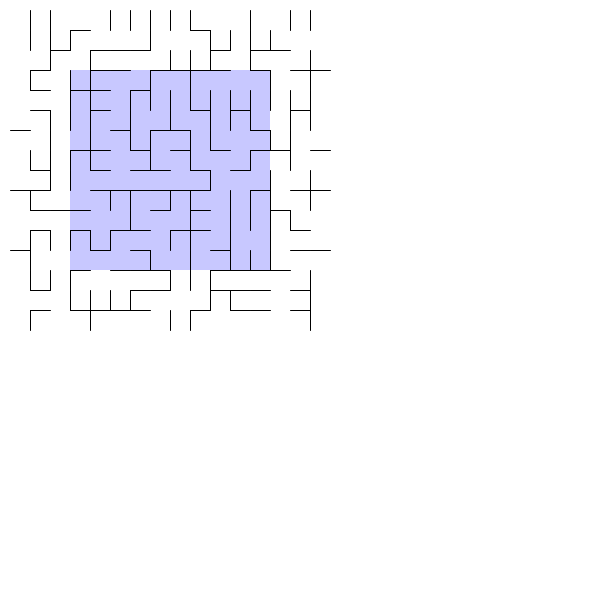
Frame 1 (no input)
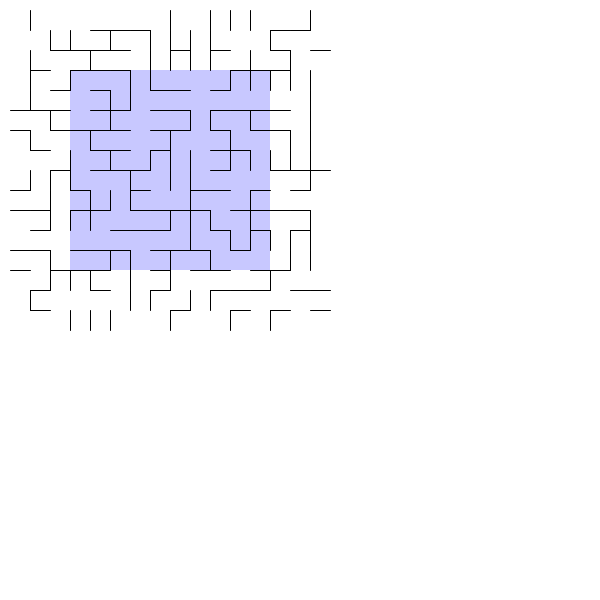
Frame 60 (the mouse pressed at the canvas centre just before this capture)
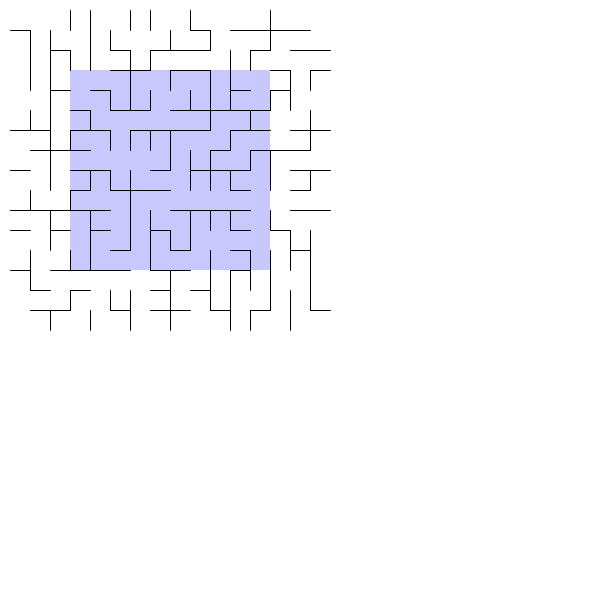
Frame 120 (the mouse held since frame 60 and released just before this capture)

The Processing sketch that drew these frames (run headless with seeded random() and noise(); from frame 60 on, the mouse is pressed at the canvas centre):

// Processing sketch: InfiniteMaze4
// ── InfiniteMaze4.pde
import java.util.Random;
import java.util.Collections;
final long seed = 112l;
Random rand = new Random(seed);
final int BIG_MAZE = 16;
final int SMALL_MAZE = 10;
final int CELL_SIZE = 20;
final int OFFSET = (BIG_MAZE - SMALL_MAZE)/2;
int[][] cells = new int[BIG_MAZE][BIG_MAZE];
//int[][] cells2 = new int[BIG_MAZE][BIG_MAZE];
boolean[][] hwalls = new boolean[BIG_MAZE][BIG_MAZE];
boolean[][] hwalls2 = new boolean[BIG_MAZE][BIG_MAZE];
boolean[][] vwalls = new boolean[BIG_MAZE][BIG_MAZE];
boolean[][] vwalls2 = new boolean[BIG_MAZE][BIG_MAZE];

//True is no wall present
//False is wall present
ArrayList<Integer> walls = new ArrayList<Integer>(BIG_MAZE*(BIG_MAZE-1)*2);
//even numbers are horizontal walls, odd numbers are vertical
//divide by two and then use the number to find the cells 
//and wall in the array
//every cell has the same indexes as the wall to the right and the wall below
enum Direction {
  DOWN(0, 1), UP(0, -1), LEFT(-1, 0), RIGHT(1, 0);
  final int x;
  final int y;
  private Direction(int x_, int y_) {
    x = x_;
    y = y_;
  }
}
void setup() {
  frameRate(10);
  for (int x = 0; x < BIG_MAZE; x++) {
    for (int y = 0; y < BIG_MAZE; y++) {
      cells[x][y] = x+y*BIG_MAZE;
    }
  }
  for (int x = 0; x < BIG_MAZE; x++) {
    for (int y = 0; y < BIG_MAZE; y++) {
      hwalls[x][y] = false;
      if (y < BIG_MAZE-1) {
        walls.add((y*BIG_MAZE+x) * 2);
      }
      vwalls[x][y] = false;
      if (x < BIG_MAZE-1) {
        walls.add((y*BIG_MAZE+x) * 2+1 );
      }
    }
  }
  //print(walls.size());
  Collections.shuffle(walls, rand);
  for (int i = 0; i < walls.size(); i++) {
    int x = getX(walls.get(i));
    int y = getY(walls.get(i));
    if ((walls.get(i) & 1) == 0) {
      if (!sameSet(x, y, x, y+1)) {
        hwalls[getX(walls.get(i))][getY(walls.get(i))] = true;
        join(x, y, x, y+1);
      }
    } else {
      if (!sameSet(x, y, x+1, y)) {
        vwalls[getX(walls.get(i))][getY(walls.get(i))] = true;
        join(x, y, x+1, y);
      }
    }
  }
  walls.clear();
  for (int x = 0; x < BIG_MAZE; x++) {
    for (int y = 0; y < OFFSET; y++) {

      walls.add((x+y*BIG_MAZE)*2);
      if (x < BIG_MAZE-1) {
        walls.add((x+y*BIG_MAZE)*2+1);
      }
    }
  }
  for (int x = 0; x < BIG_MAZE; x++) {
    for (int y = OFFSET+SMALL_MAZE; y < BIG_MAZE; y++) {
      if (y < BIG_MAZE-1) {
        walls.add((x+y*BIG_MAZE)*2);
      }
      if (x < BIG_MAZE-1) {
        walls.add((x+y*BIG_MAZE)*2+1);
      }
    }
  }
  for (int x = 0; x < OFFSET; x++) {
    for (int y = OFFSET; y < OFFSET+SMALL_MAZE; y++) {
      walls.add((x+y*BIG_MAZE)*2);
      walls.add((x+y*BIG_MAZE)*2+1);
    }
  }
  for (int x = OFFSET+SMALL_MAZE; x < BIG_MAZE; x++) {
    for (int y = OFFSET; y < OFFSET+SMALL_MAZE; y++) {
      walls.add((x+y*BIG_MAZE)*2);
      if (x < BIG_MAZE-1) {
        walls.add((x+y*BIG_MAZE)*2+1);
      }
    }
  }
  print(OFFSET);
  size(600, 600);
  noFill();
}
//int i = 0;
void draw() {

  background(255);
  //for (int i = 0; i < walls.size(); i++) {
  //  if ((walls.get(i) & 1) == 0) {
  //    hwalls[getX(walls.get(i))][getY(walls.get(i))] = (random(1)>0.5);
  //  } else {
  //    vwalls[getX(walls.get(i))][getY(walls.get(i))] = (random(1)>0.5);
  //  }
  //}
  //reset();
  displaybig();
  move(Direction.DOWN);
}
void displaybig() {
  translate(10, 10);
  noStroke();
  fill(200, 200, 255);
  square(OFFSET*CELL_SIZE, OFFSET*CELL_SIZE, SMALL_MAZE*CELL_SIZE);
  stroke(0);
  noFill();
  //square(0, 0, BIG_MAZE*CELL_SIZE);
  for (int x = 0; x < BIG_MAZE; x++) {
    for (int y = 0; y < BIG_MAZE-1; y++) {
      //debug
      //colorMode(HSB, 100);
      //getRoot(x, y);
      //fill((cells[x][y]*2)%100, 100, 100);
      //noStroke();
      //square(x*CELL_SIZE+1, y*CELL_SIZE+1, CELL_SIZE);
      //stroke(0);
      //noFill();
      //colorMode(RGB, 255);
      //debug
      if (!hwalls[x][y]) {
        line(x*CELL_SIZE, y*CELL_SIZE+CELL_SIZE, x * CELL_SIZE+CELL_SIZE, y*CELL_SIZE+CELL_SIZE);
      }
    }
  }
  for (int x = 0; x < BIG_MAZE-1; x++) {
    for (int y = 0; y < BIG_MAZE; y++) {
      if (!vwalls[x][y]) {
        line(x*CELL_SIZE+CELL_SIZE, y*CELL_SIZE, x * CELL_SIZE+CELL_SIZE, y*CELL_SIZE+CELL_SIZE);
      }
    }
  }
}
int getX(int a) {
  return (a >> 1)%BIG_MAZE;
}
int getY(int a) {
  return (a >> 1)/BIG_MAZE;
}
int getRoot(int x, int y) {
  if (cells[x][y] == x+y*BIG_MAZE) {
    return cells[x][y];
  } else {
    int result = getRoot(cells[x][y]%BIG_MAZE, cells[x][y]/BIG_MAZE);
    cells[x][y] = result;
    return result;
  }
}
void join(int x1, int y1, int x2, int y2) {
  int r1 = getRoot(x1, y1);
  cells[r1%BIG_MAZE][r1/BIG_MAZE] = x2 + y2*BIG_MAZE;
}
boolean sameSet(int x1, int y1, int x2, int y2) {
  return getRoot(x1, y1) == getRoot(x2, y2);
}
void move(Direction d) {
  for (int x = OFFSET; x < SMALL_MAZE+OFFSET; x++) {
    for (int y = OFFSET; y < SMALL_MAZE+OFFSET; y++) {
      hwalls2[x][y] = hwalls[(x-d.x)][(y-d.y)];
      vwalls2[x][y] = vwalls[(x-d.x)][(y-d.y)];
    }
  }
  //for (int x = OFFSET; x < SMALL_MAZE+OFFSET; x++) {
  //  for (int y = OFFSET; y < SMALL_MAZE+OFFSET; y++) {
      
  //  }
  //}
  Collections.shuffle(walls, rand);
  reset();
  for (int x = OFFSET; x < SMALL_MAZE+OFFSET; x++) {
    for (int y = OFFSET; y < SMALL_MAZE+OFFSET; y++) {
      if (hwalls2[x][y]) {
        if (!sameSet(x, y, x, y+1)) {
          join(x, y, x, y+1);
        }
      }
      if (vwalls2[x][y]) {
        if (!sameSet(x, y, x+1, y)) {
          join(x, y, x+1, y);
        }
      }
    }
  }
  for (int i = 0; i < walls.size(); i++) {
    int x = getX(walls.get(i));
    int y = getY(walls.get(i));
    if ((walls.get(i) & 1) == 0) {
      if (!sameSet(x, y, x, y+1)) {
        hwalls2[getX(walls.get(i))][getY(walls.get(i))] = true;
        join(x, y, x, y+1);
      }
    } else {
      if (!sameSet(x, y, x+1, y)) {
        vwalls2[getX(walls.get(i))][getY(walls.get(i))] = true;
        join(x, y, x+1, y);
      }
    }
  }
  boolean[][] temp;
  temp = hwalls;
  hwalls = hwalls2;
  hwalls2 = temp;
  temp = vwalls;
  vwalls = vwalls2;
  vwalls2 = temp;
}
void reset() {
  for (int x = 0; x < BIG_MAZE; x++) {
    for (int y = 0; y < BIG_MAZE; y++) {
      cells[x][y] = x+y*BIG_MAZE;
      hwalls[x][y] = false;
      vwalls[x][y] = false;
    }
  }
}
